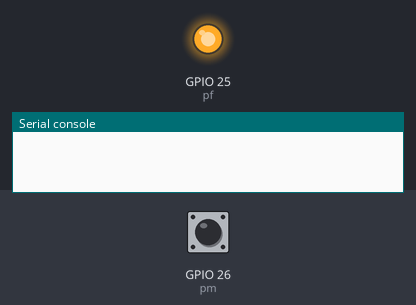
A program run on a simulated ESP32 board running MicroPython. On the bench: output pins drawn as LEDs (lit = HIGH), the last lines printed to the serial console. The inputs (shaded band) are chosen by the test bench; at power-on: GPIO 26 (pm) HIGH.

Above: at 0.1 s.
At 25.1 s:
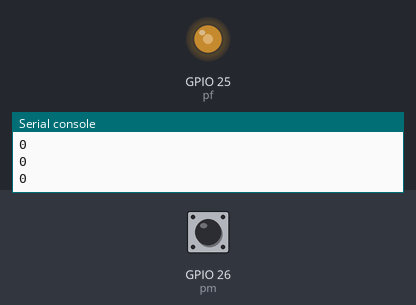
Timing chart, 0 to 26.6 s (numbered marks = the images above):
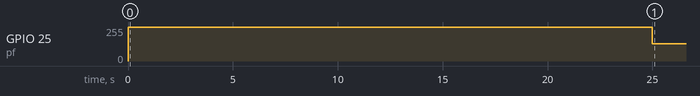

Measured:
- by itself, GPIO 25 (pf): 0/255 → 255/255 at 0.00 s, → 128/255 25.0 s later

The program:

fan_measure.py
```python
from machine import PWM,Pin,SPI,WDT,Timer

import utime


#controlers pin
fan_pin=25
fan_in=26
t=utime.ticks_ms()
rpm=0
def fell(n):
    global t
    global rpm
    dt=utime.ticks_diff(utime.ticks_ms(),t)
    if(dt<5):
        return
    freq=1/dt
    rpm=(freq/2)*60
    t=utime.ticks_ms()
pm=Pin(fan_in,Pin.IN,Pin.PULL_UP)
pm.irq(handler=fell,trigger=Pin.IRQ_FALLING)

pf=PWM(Pin(fan_pin),freq=25*1024)
pf.duty(1023)
utime.sleep(5)
for i in range(10):
    print(rpm)
    utime.sleep(2)

pf.duty(512)
utime.sleep(5)
for i in range(10):
    print(rpm)
    utime.sleep(2)
```
